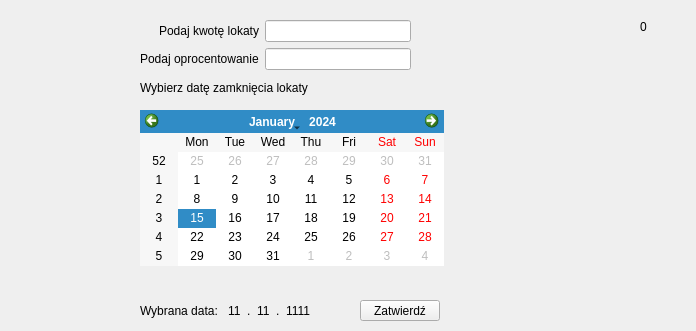
       <widget class="QWidget" name="page_15_create_lokata">
        <widget class="QPushButton" name="pushButton_submit_lok">
         <property name="geometry">
          <rect>
           <x>360</x>
           <y>300</y>
           <width>80</width>
           <height>21</height>
          </rect>
         </property>
         <property name="text">
          <string>Zatwierdź</string>
         </property>
        </widget>
        <widget class="QLabel" name="label_acc_indx">
         <property name="geometry">
          <rect>
           <x>640</x>
           <y>20</y>
           <width>47</width>
           <height>13</height>
          </rect>
         </property>
         <property name="text">
          <string>0</string>
         </property>
        </widget>
        <widget class="QCalendarWidget" name="calendarWidget">
         <property name="geometry">
          <rect>
           <x>140</x>
           <y>110</y>
           <width>304</width>
           <height>156</height>
          </rect>
         </property>
        </widget>
        <widget class="QLabel" name="label_28">
         <property name="geometry">
          <rect>
           <x>140</x>
           <y>80</y>
           <width>231</width>
           <height>16</height>
          </rect>
         </property>
         <property name="text">
          <string>Wybierz datę zamknięcia lokaty</string>
         </property>
        </widget>
        <widget class="QWidget" name="layoutWidget">
         <property name="geometry">
          <rect>
           <x>140</x>
           <y>20</y>
           <width>271</width>
           <height>52</height>
          </rect>
         </property>
         <layout class="QGridLayout" name="gridLayout_9">
          <item row="0" column="0">
           <widget class="QLabel" name="label_26">
            <property name="text">
             <string>Podaj kwotę lokaty</string>
            </property>
            <property name="alignment">
             <set>Qt::AlignRight|Qt::AlignTrailing|Qt::AlignVCenter</set>
            </property>
           </widget>
          </item>
          <item row="0" column="1">
           <widget class="QLineEdit" name="lineEdit_bal_lok"/>
          </item>
          <item row="1" column="0">
           <widget class="QLabel" name="label_27">
            <property name="text">
             <string>Podaj oprocentowanie</string>
            </property>
           </widget>
          </item>
          <item row="1" column="1">
           <widget class="QLineEdit" name="lineEdit_perc_lok"/>
          </item>
         </layout>
        </widget>
        <widget class="QWidget" name="layoutWidget">
         <property name="geometry">
          <rect>
           <x>140</x>
           <y>300</y>
           <width>171</width>
           <height>22</height>
          </rect>
         </property>
         <layout class="QHBoxLayout" name="horizontalLayout_2">
          <item>
           <widget class="QLabel" name="label_29">
            <property name="text">
             <string>Wybrana data:</string>
            </property>
           </widget>
          </item>
          <item>
           <spacer name="horizontalSpacer_8">
            <property name="orientation">
             <enum>Qt::Horizontal</enum>
            </property>
            <property name="sizeHint" stdset="0">
             <size>
              <width>40</width>
              <height>20</height>
             </size>
            </property>
           </spacer>
          </item>
          <item>
           <widget class="QLabel" name="label_add_lok_day">
            <property name="text">
             <string>11</string>
            </property>
           </widget>
          </item>
          <item>
           <widget class="QLabel" name="label_58">
            <property name="text">
             <string>.</string>
            </property>
           </widget>
          </item>
          <item>
           <widget class="QLabel" name="label_add_lok_mon">
            <property name="text">
             <string>11</string>
            </property>
           </widget>
          </item>
          <item>
           <widget class="QLabel" name="label_59">
            <property name="text">
             <string>.</string>
            </property>
           </widget>
          </item>
          <item>
           <widget class="QLabel" name="label_add_lok_year">
            <property name="text">
             <string>1111</string>
            </property>
           </widget>
          </item>
         </layout>
        </widget>
       </widget>
